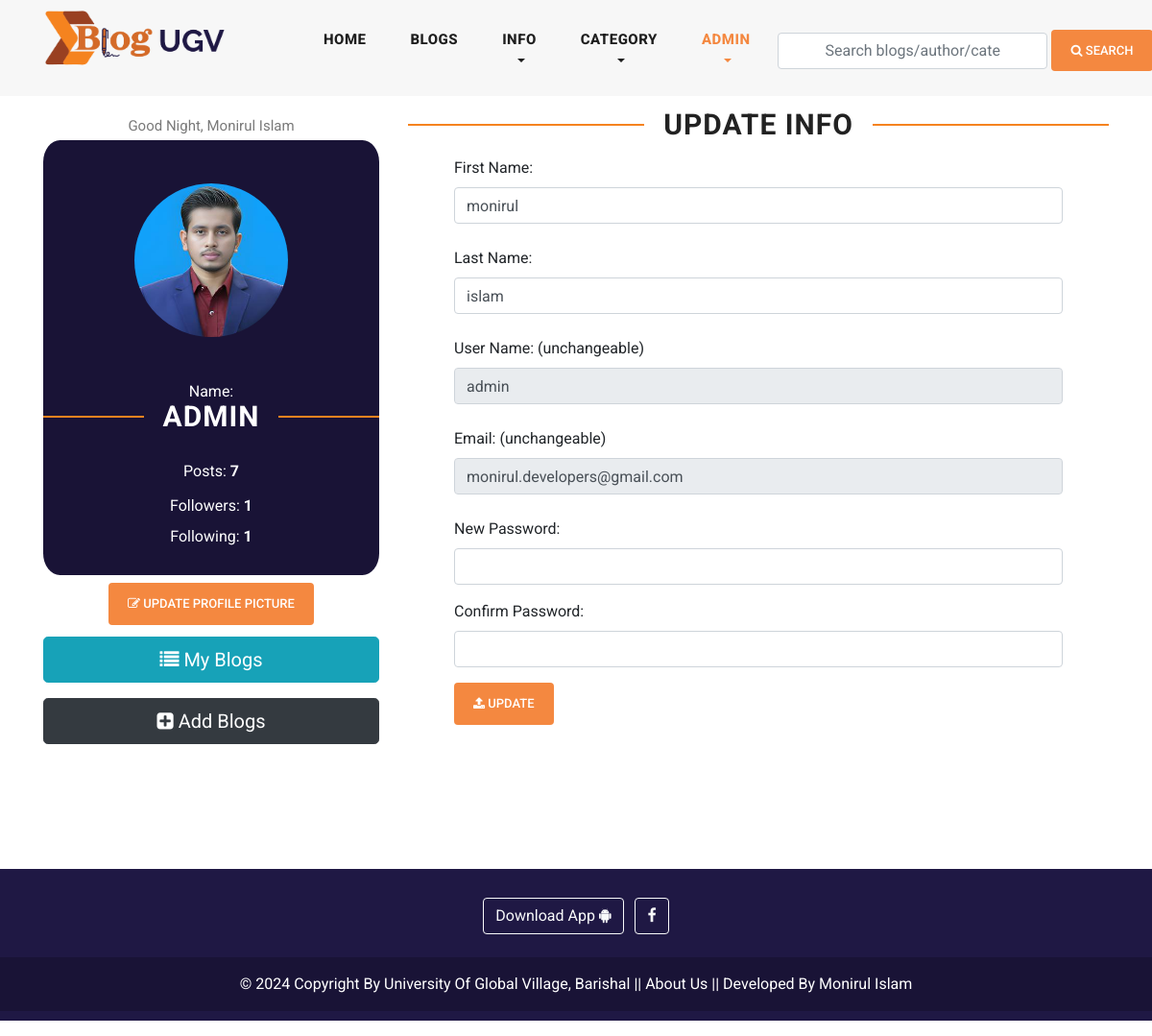
The page /profile/ (signed in) on the database as committed earlier.
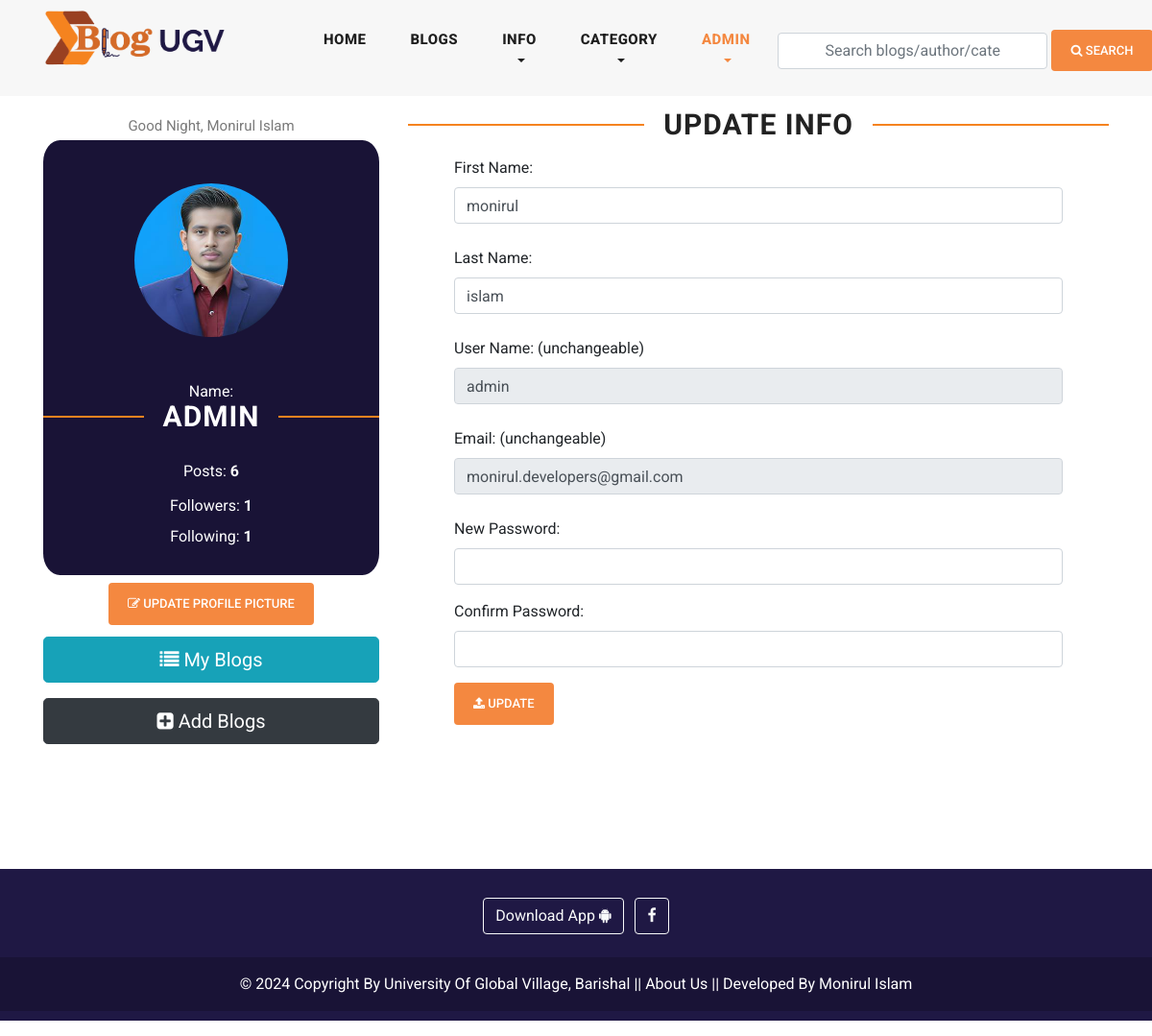
The same page on the database as committed later.
### user_profile/models.py (models this page shows, shortened)
class User(AbstractUser):
    email = models.EmailField(
        max_length = 150,
        unique = True,
        error_messages={
            'unique':"The email must be unique for create ",
        }
    )
    profile_image = models.ImageField(
        null = True,
        blank = True,
        upload_to=UploadToPath('users_images')
    )
    followers = models.ManyToManyField("Follow")
    REQUIRED_FIELDS = ["email"]
    objects = CustomUserManager()
    def get_profile_picture(self):
        url=""
        try:
            url = self.profile_image.url
        except:
            url = ""
        return url

### user_profile/views.py (the view)
# urls.py: path('profile/',profile,name='profile'),
@login_required(login_url='login')
def profile(request):
    greeting = get_greeting()
    account = get_object_or_404(User, pk=request.user.pk)
    if request.method == "POST":
        if request.user.pk != account.pk:
            return redirect('home')
        form = UserProfileUpdateForm(request.POST, instance=account)
        form.fields['username'].disabled = True
        form.fields['email'].disabled = True
        if form.is_valid():
            account.first_name = form.cleaned_data['first_name']
            account.last_name = form.cleaned_data['last_name']
            new_password = form.cleaned_data.get('new_password')
            if new_password:
                account.set_password(new_password)
            account.save()
            messages.success(request, "Profile has been updated successfully")
            return redirect('profile')
        else:
            print(form.errors)
    else:
        form = UserProfileUpdateForm(instance=account)
        form.fields['username'].disabled = True
        form.fields['email'].disabled = True
    context = {
        "account": account,
        "form": form,
        "greeting": greeting,
    }
    return render(request, 'profile.html', context)

### user_profile/forms.py (shortened to what this page needs)
class UserProfileUpdateForm(forms.ModelForm):
    new_password = forms.CharField(widget=forms.PasswordInput(), required=False)
    confirm_password = forms.CharField(widget=forms.PasswordInput(), required=False)
    class Meta:
        model = User
        fields = ("first_name", "last_name", "username", "email", "new_password", "confirm_password")

### blog/context_processors.py (called while the page is built)
def get_all_categories(request):
    categories = Category.objects.all()[:20]
    category_counts = []
    for category in categories:
        blog_count = Blog.objects.filter(category=category).count()
        if blog_count > 0:  # Only include non-empty categories
            category_counts.append({'category': category, 'blog_count': blog_count})
    context = {
        "categories":categories,
        "category_counts": category_counts,
    }
    return context

def site_info(request):
    site = Site.objects.all()
    context = {
        "site":site,
    }
    return context

def ugv_ads(request):
    latest_ad = Ugv_Ad.objects.all()
    context =  {
        'latest_ad': latest_ad,
    }
    return context

### blog/templates/profile.html (shortened to what the changed rows need)
{% extends 'base.html' %}
{% load static %}
{% block content %}
<div class="profile">
    <div class="container">
        <div class="row py-3">
            <div class="col-md-4">
                <p class="text-center" style="text-transform: capitalize;">{{ greeting }}, {{user.first_name}} {{user.last_name}}</p>
                <div class="text-center view-profile">
                    <img id="account_img" class="rounded rounded-circle profile-picture" src="{{request.user.get_profile_picture}}" alt="">
                    <div class="sidebar-heading seven">
                         Name:
                        <h2 style="color: white; font-weight: bold;">{{account.username}}</h2>
                      </div>
                    <ul class="text-center py-1 ">
                        <li class="py-2">
                            <span>Posts: <strong>{{account.user_blogs.count}}</strong></span>
                        </li>
                        <li class="py-1">
                            <span>Followers: <strong>{{account.user_followers.count}}</strong></span>
                        </li>
                        <li class="py-1">
                            <span>Following: <strong>{{account.user_follows.count}}</strong></span>
                        </li>
                    </ul>
                </div>
                <div class="text-center pt-2 pb-1">
                    <button type="button" class="btn btn-primary" data-toggle="modal" data-target="#exampleModal">
                    </button>
                </div>
                <ul class="list-group text-center mt-2 mb-5  ">
                    <a href="{% url 'my_blogs' %}" class="btn btn-info btn-lg  mb-3 " role="button" aria-pressed="true"><i class="fa fa-list"></i> My Blogs</a>
                    <a href="{% url 'add_blog' %}" class="btn btn-dark btn-lg " role="button" aria-pressed="true"><i class="fa fa-plus-square"></i> Add Blogs</a>
                </ul>
            </div>
            <div class="col-md-8">
                <div class="sidebar-heading seven">
                    <h2 style="font-weight: bold;">Update Info </h2>
                  </div>
                  <form class="px-5" action="{% url 'profile' %}" method="POST">
                    <div class="form-group">
                        <label for="firstname">First Name:</label>
                        <input class="form-control" name="first_name" type="text" value="{{account.first_name}}">
                        <p class="py-1 text-danger errors">{{form.first_name.errors}}</p>
                    </div>
                    <div class="form-group">
                        <label for="lastname">Last Name:</label>
                        <input class="form-control" name="last_name" type="text" value="{{account.last_name}}">
                        <p class="py-1 text-danger errors">{{form.last_name.errors}}</p>
                    </div>
                    <div class="form-group">
                        <label for="username">User Name: (unchangeable)</label>
                        <input class="form-control" name="username" type="text" value="{{account.username}}" readonly>
                        <p class="py-1 text-danger errors">{{form.username.errors}}</p>
                    </div>
                    <div class="form-group">
                        <label for="email">Email: (unchangeable)</label>
                        <input class="form-control" name="email" type="email" value="{{account.email}}" readonly>
                        <p class="py-1 text-danger errors">{{form.email.errors}}</p>
                    </div>
                </form>
            </div>
        </div>
    </div>
</div>
{% endblock content %}

### blog/templates/header.html (shortened to what this page needs)
{% load static %}
<header class="">
    <nav class="navbar navbar-expand-lg">
        <div class="container">
            {% for site_instance in site %}
            <a class="navbar-brand" href="{% url 'home'  %}"><img style="width: 250px; height: 75px;" src="{{site_instance.header_logo.url}}" alt=""></a>
            {% endfor %}
        <div class="collapse navbar-collapse" id="navbarResponsive">
            <ul class="navbar-nav ml-auto">
            <li class="nav-item {% if request.path == '/' %}active{% endif %}">
                <a class="nav-link" href="{% url 'home' %}">Home
                </a>
            </li>
            <li class="nav-item {% if request.path == '/blogs/' %}active{% endif %}">
                <a class="nav-link" href="{% url 'blogs' %}">Blogs</a>
            </li>
            <li class="nav-item dropdown {% if '/about/' in request.path %}active {% elif '/contact/' in request.path %}active{% endif %} ">
                <a class="nav-link dropdown-toggle" href="#" id="navbarDropdown" role="button" data-toggle="dropdown" aria-haspopup="true" aria-expanded="false">
                  Info
                </a>
            </li>
            <li class="nav-item dropdown {% if '/category_blogs/' in request.path %} active {% endif %}">
                <a class="nav-link dropdown-toggle" href="#" id="navbarDropdown" role="button" data-toggle="dropdown" aria-haspopup="true" aria-expanded="false">
                  Category
                </a>
            </li>
            <li>
                {% if request.user.is_authenticated %}
                <li class="nav-item dropdown {% if '/profile/' in request.path %}active {% elif '/user_notifications/' in request.path %}active {% elif '/wishlist/' in request.path %}active {% endif %} ">
                    <a class="nav-link dropdown-toggle" href="#" id="navbarDropdown" role="button" data-toggle="dropdown" aria-haspopup="true" aria-expanded="false">
                      {% if request.user.username %}
                      {{request.user.username}}
                      {% endif %}
                    </a>
                </li>
                {% else %}
                <li class="nav-item
                {% if request.path == '/login/' %}active{% endif %}">
                    <a class="nav-link" href="{% url 'login' %}">LOGIN</a>
                </li>
                {% endif %}
            </li>
            </ul>
            <form class="form-inline d-flex flex-nowrap my-2 ml-auto search_form" action="{% url 'search_blogs' %}" method="GET" >
                <input class="form-control px-5" name="search" type="text" placeholder="Search blogs/author/category/tags "  required>
                <button class="btn btn-primary ml-1"><i class="fa fa-search"></i> Search</button>
            </form>
        </div>
        </div>
    </nav>
</header>

Rows that differ between the two databases and show on the page:
changed User "ADMIN": user_blogs.count "7" → "6"
